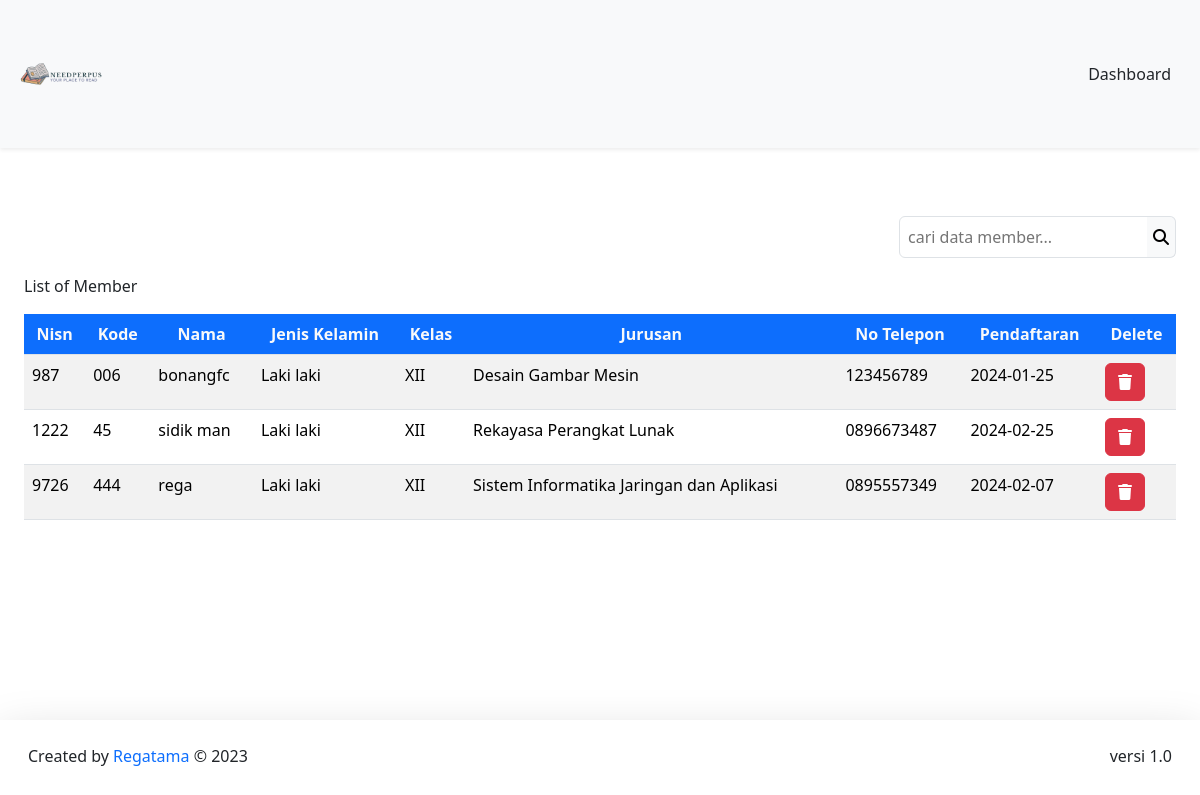
Screenshot of /DashboardAdmin/member/member.php (signed in) with the database file from the repository.
### tables this page shows
CREATE TABLE `member` (
  `nisn` int(11) NOT NULL,
  `kode_member` varchar(12) NOT NULL,
  `nama` varchar(255) NOT NULL,
  `password` varchar(255) NOT NULL,
  `jenis_kelamin` varchar(20) NOT NULL,
  `kelas` varchar(5) NOT NULL,
  `jurusan` varchar(50) NOT NULL,
  `no_tlp` varchar(15) NOT NULL,
  `tgl_pendaftaran` date NOT NULL
);

### config/config.php (called while the page is built, shortened)
<?php
$host = "127.0.0.1";
$username = "root";
$password = "";
$database_name = "perpustakaan";
$connection = mysqli_connect($host, $username, $password, $database_name);
function queryReadData($dataKategori)
{
  global $connection;
  $result = mysqli_query($connection, $dataKategori);
  $items = [];
  while ($item = mysqli_fetch_assoc($result)) {
    $items[] = $item;
  }
  return $items;
}

### DashboardAdmin/member/member.php (the view, shortened to what this page needs)
<?php
require "../../config/config.php";
$member = queryReadData("SELECT * FROM member");
?>
<!DOCTYPE html>
<html lang="en">
<head>
   <link href="../../assets/css/bootstrap.min.css" rel="stylesheet">
</head>
<body>
   <nav class="navbar fixed-top bg-body-tertiary shadow-sm">
      <div class="container-fluid p-3">
         <a class="navbar-brand" href="#">
            <img src="../../assets/logoNav.png" alt="logo" width="90px">
         </a>
         <a class="btn btn-tertiary" href="../dashboardAdmin.php">Dashboard</a>
      </div>
   </nav>
   <br><br><br><br>
   <div class="p-4 mt-5">
      <form action="" method="post" class="mt-5">
         <div class="input-group d-flex justify-content-end mb-3">
            <input class="border p-2 rounded rounded-end-0 bg-tertiary" type="text" name="keyword" id="keyword"
               placeholder="cari data member...">
            <button class="border border-start-0 bg-light rounded rounded-start-0" type="submit" name="search"><i
                  class="fa-solid fa-magnifying-glass"></i></button>
         </div>
      </form>
      <caption>List of Member</caption>
      <div class="table-responsive mt-3">
         <table class="table table-striped table-hover">
            <thead class="text-center">
               <tr>
                  <th class="bg-primary text-light">Nisn</th>
                  <th class="bg-primary text-light">Kode</th>
                  <th class="bg-primary text-light">Nama</th>
                  <th class="bg-primary text-light">Jenis Kelamin</th>
                  <th class="bg-primary text-light">Kelas</th>
                  <th class="bg-primary text-light">Jurusan</th>
                  <th class="bg-primary text-light">No Telepon</th>
                  <th class="bg-primary text-light">Pendaftaran</th>
                  <th class="bg-primary text-light">Delete</th>
               </tr>
            </thead>
            <?php foreach ($member as $item) : ?>
            <tr>
               <td><?= $item["nisn"]; ?></td>
               <td><?= $item["kode_member"]; ?></td>
               <td><?= $item["nama"]; ?></td>
               <td><?= $item["jenis_kelamin"]; ?></td>
               <td><?= $item["kelas"]; ?></td>
               <td><?= $item["jurusan"]; ?></td>
               <td><?= $item["no_tlp"]; ?></td>
               <td><?= $item["tgl_pendaftaran"]; ?></td>
               <td>
                  <div class="action">
                     <a href="deleteMember.php?id=<?= $item["nisn"]; ?>" class="btn btn-danger"
                        onclick="return confirm('Yakin ingin menghapus data member ?');"><i
                           class="fa-solid fa-trash"></i></a>
                  </div>
               </td>
            </tr>
            <?php endforeach; ?>
         </table>
      </div>
   </div>
   <footer class="fixed-bottom shadow-lg bg-subtle p-3">
      <div class="container-fluid d-flex justify-content-between">
         <p class="mt-2">Created by <span class="text-primary"> Regatama</span> © 2023</p>
         <p class="mt-2">versi 1.0</p>
      </div>
   </footer>
</body>
</html>

### rows the page displays
member: nisn "987", kode_member "006", nama "bonangfc", jenis_kelamin "Laki laki", kelas "XII", jurusan "Desain Gambar Mesin", no_tlp "123456789", tgl_pendaftaran "2024-01-25"
member: nisn "1222", kode_member "45", nama "sidik man", jenis_kelamin "Laki laki", kelas "XII", jurusan "Rekayasa Perangkat Lunak", no_tlp "0896673487", tgl_pendaftaran "2024-02-25"
member: nisn "9726", kode_member "444", nama "rega", jenis_kelamin "Laki laki", kelas "XII", jurusan "Sistem Informatika Jaringan dan Aplikasi", no_tlp "0895557349", tgl_pendaftaran "2024-02-07"
